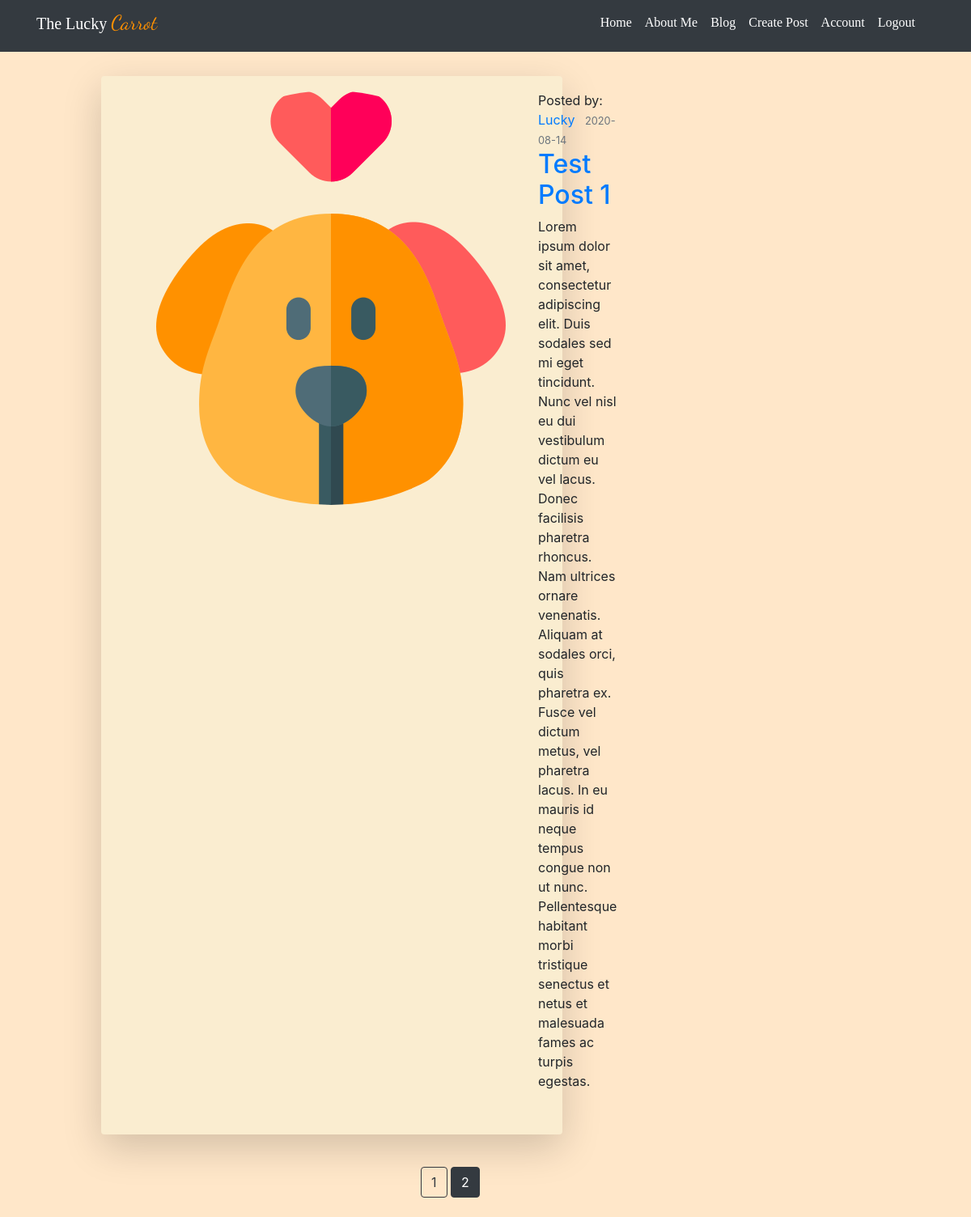
Screenshot of /blog?page=2 (signed in) with the database file from the repository.
### luckycarrot/models.py (models this page shows, shortened)
class Post(db.Model):
    id = db.Column(db.Integer, primary_key=True)
    title = db.Column(db.String(100), nullable=False)
    date_posted = db.Column(db.DateTime, nullable=False,
                            default=datetime.utcnow)
    content = db.Column(db.Text, nullable=False)
    image_file = db.Column(db.String(20), nullable=False)
    user_id = db.Column(db.Integer, db.ForeignKey(
        'user.id'), nullable=False)

class User(db.Model, UserMixin):
    id = db.Column(db.Integer, primary_key=True)
    username = db.Column(db.String(20), unique=True, nullable=False)
    email = db.Column(db.String(120), unique=True, nullable=False)
    password = db.Column(db.String(60), nullable=False)
    updates = db.Column(db.Boolean, unique=False, default=False, nullable=False)
    image_file = db.Column(db.String(20), nullable=False, default='default.png')
    admin_user = db.Column(db.Boolean, unique=False, default=False, nullable=False)
    posts = db.relationship('Post', backref='author', lazy=True)

### luckycarrot/posts/routes.py (the view)
@posts.route("/blog", methods=['GET', 'POST'])
def blog():
    page = request.args.get('page', 1, type=int)
    posts = Post.query.order_by(Post.date_posted.desc()).paginate(page=page, per_page=5)
    return render_template('blog.html', posts=posts)

### luckycarrot/models.py (called while the page is built)
@login_manager.user_loader
def load_user(id):
    return User.query.get(int(id))

### luckycarrot/templates/blog.html
{% extends 'main.html' %}
{% block links %}
<link rel="stylesheet" href="../static/css/blog.css" type="text/css">
{% endblock %}
{% block content %}
<div class='container-xl'>
    {% for post in posts.items %}
        <div class="row">
            <div class="col-1"></div>
            <div class="col-6 shadow-lg p-2 mb-3 rounded borderBody">
                <article class='media content-section'>
                    <img class="rounded-circle article-img" src="{{ url_for('static', filename='profile_pictures/' + post.author.image_file)}}">
                    <div class='media-body'>
                        <div class="article-metadata">
                            <span>Posted by: <a class="mr-2" href="{{ url_for('main.about') }}">{{ post.author.username }}</a></span>
                            <small class='text-muted'>{{ post.date_posted.strftime('%Y-%m-%d') }}</small>
                        </div>
                        <h2><a class="article-title" href="{{ url_for('posts.post', post_id=post.id) }}">{{ post.title }}</a></h2>
                        <p class="article-content">{{ post.content }}</p>
                    </div>
                </article>
            </div>
        </div>
    {% endfor %}
        <br>
        <div class="row">
            <div class="col-5"></div>
            <div class="col-4">
                {% for page_num in posts.iter_pages(left_edge=1, right_edge=1, left_current=1, right_current=2) %}
                    {% if page_num %}
                        {% if posts.page == page_num %}
                            <a class='btn btn-dark mb-4' href="{{ url_for('posts.blog', page=page_num) }}">{{ page_num }}</a>
                        {% else %}
                            <a class='btn btn-outline-dark mb-4' href="{{ url_for('posts.blog', page=page_num) }}">{{ page_num }}</a>
                        {% endif %}
                    {% else %}
                        ...
                    {% endif %}
                {% endfor %}
            </div>
        </div>
    </div>
{% endblock %}

### luckycarrot/static/css/main.css (style rules this page uses)
body { background: #ffe7c9 !important; font-family: 'Bitter', serif; }
a { text-decoration: none !important; }
.borderBody { margin-top: 30px; background: #faedd0; }
.content-section { padding: 10px 20px; border-radius: 3px; margin-bottom: 20px; }

### rows the page displays
Post: image_file (placeholder picture), author.username "Lucky", date_posted "2020-08-14", title "Test Post 1", content "Lorem ipsum dolor sit amet, consectetur adipiscing elit. Duis sodales sed mi eget tincidunt. Nunc vel nisl eu dui vestibulum dictum eu vel lacus. Donec facilisis pharetra rhoncus. Nam ultrices ornare venenatis. Aliquam at sodales orci, quis pharetra ex. Fusce vel dictum metus, vel pharetra lacus. In eu mauris id neque tempus congue non ut nunc. Pellentesque habitant morbi tristique senectus et netus et malesuada fames ac turpis egestas."

### other values shown
{{ page_num }} "1"
{{ page_num }} "2"
